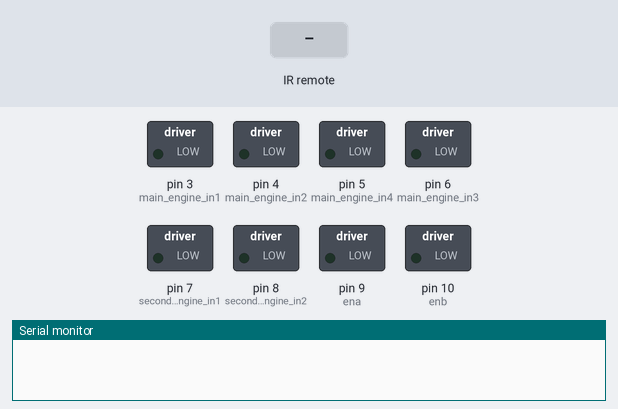
Simulated run of this sketch. Board: Arduino Uno, built with avr-gcc and run on an emulated ATmega328P. Shown: switched loads named in the sketch (green lamp = pin HIGH), the last lines printed to the serial monitor. The inputs (shaded band) are chosen by the test bench.

Above: at 1.2 s.
1.3 s: infrared code 0xB946FF00 received
At 2.2 s:
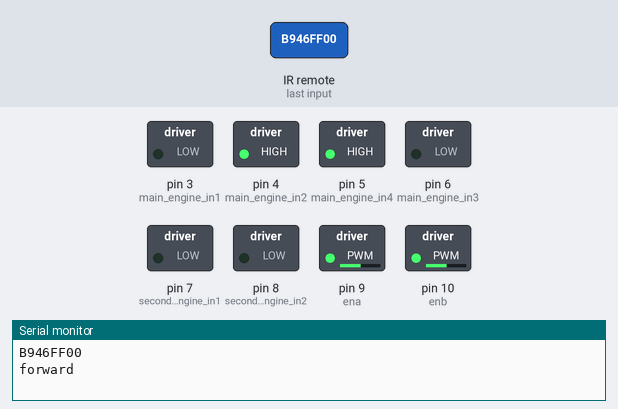
2.8 s: infrared code 0xEA15FF00 received
At 3.3 s:
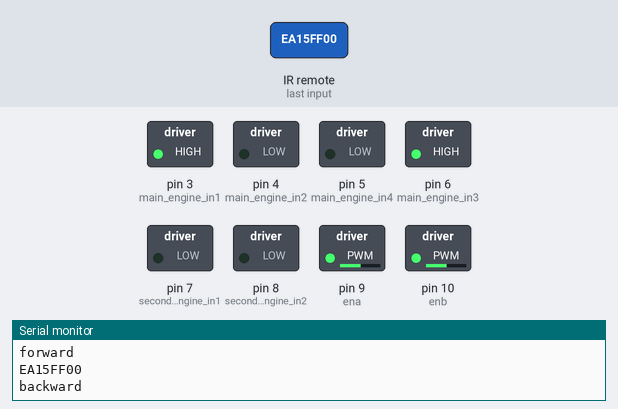
4.3 s: infrared code 0xBB44FF00 received
At 5.5 s:
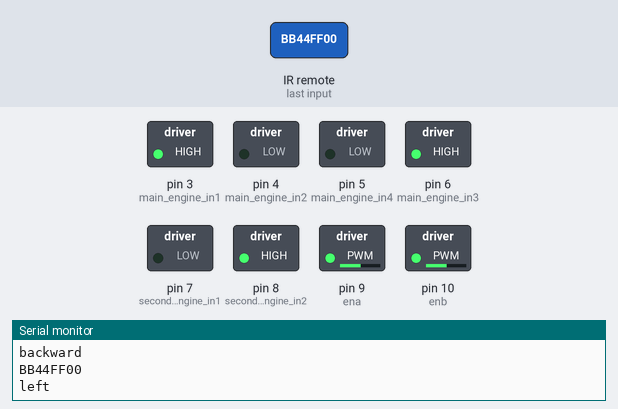
5.8 s: infrared code 0xBC43FF00 received
At 6.8 s:
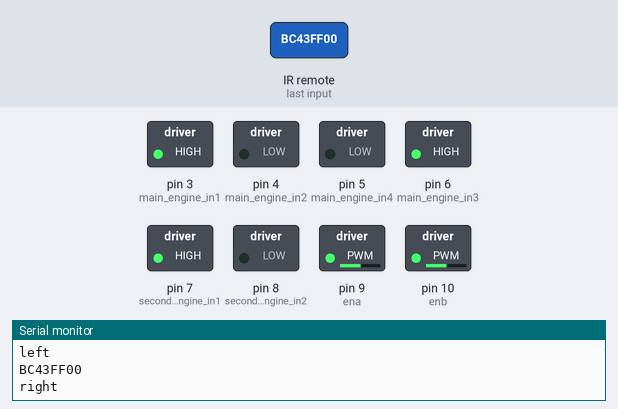
7.3 s: infrared code 0xB946FF00 received
At 7.9 s:
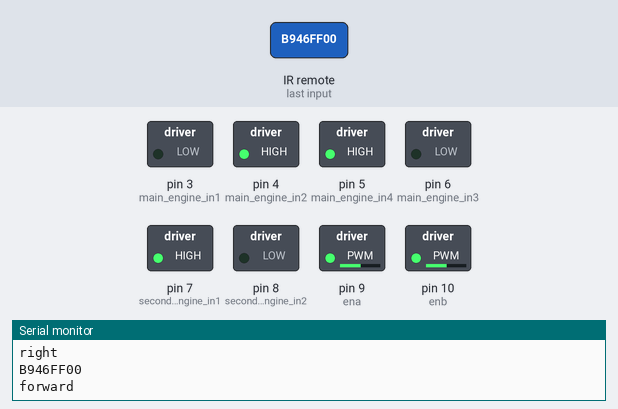
8.8 s: infrared code 0xBB44FF00 received
At 10.2 s:
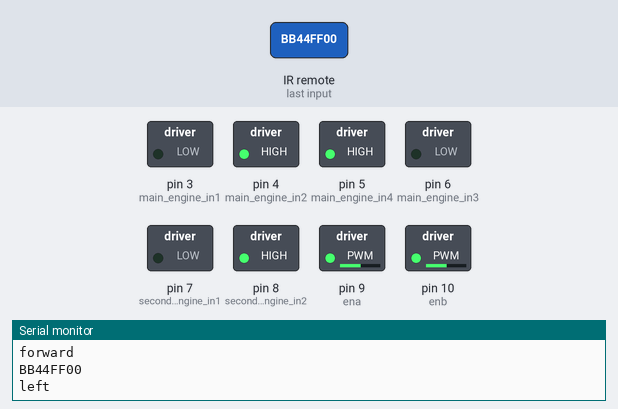
Timing chart, 0 to 11.3 s (numbered marks = the images above; inputs shaded):
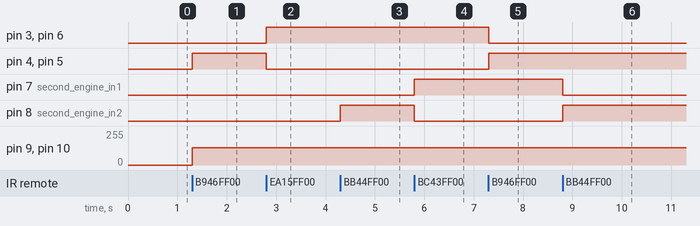

Measured:
- after the input at 1.3 s, pin 4 (main_engine_in2), pin 5 (main_engine_in4): LOW → HIGH at once; pin 9 (ena), pin 10 (enb): 0/255 → 130/255 at once
- after the input at 2.8 s, pin 3 (main_engine_in1), pin 6 (main_engine_in3): LOW → HIGH at once; pin 4 (main_engine_in2), pin 5 (main_engine_in4): HIGH → LOW at once
- after the input at 4.3 s, pin 8 (second_engine_in2): LOW → HIGH at once
- after the input at 5.8 s, pin 7 (second_engine_in1): LOW → HIGH at once; pin 8 (second_engine_in2): HIGH → LOW at once
- after the input at 7.3 s, pin 3 (main_engine_in1), pin 6 (main_engine_in3): HIGH → LOW at once; pin 4 (main_engine_in2), pin 5 (main_engine_in4): LOW → HIGH at once
- after the input at 8.8 s, pin 7 (second_engine_in1): HIGH → LOW at once; pin 8 (second_engine_in2): LOW → HIGH at once

The sketch:

second_robot_main.ino
```cpp
#include <IRremote.hpp>         // Подключаем библиотеку
#define IR_RECEIVE_PIN 2
#define main_engine_in1 3
#define main_engine_in2 4
#define main_engine_in3 6
#define main_engine_in4 5
#define second_engine_in1 7
#define second_engine_in2 8
#define ena 9
#define enb 10

uint32_t data_from_ir_module = 0;

void setup()
{
  Serial.begin(9600);
  IrReceiver.begin(IR_RECEIVE_PIN); // Инициализация приемника
  pinMode(main_engine_in1, 1);
  pinMode(main_engine_in2, 1);
  pinMode(main_engine_in3, 1);
  pinMode(main_engine_in4, 1);
  pinMode(second_engine_in1, 1);
  pinMode(second_engine_in2, 1);
}

void loop() {
  if (IrReceiver.decode()) {
      data_from_ir_module = IrReceiver.decodedIRData.decodedRawData;
      Serial.println(data_from_ir_module, HEX);
      if (data_from_ir_module == 0xB946FF00){
        Serial.println("forward");
        analogWrite(ena, 130);
        analogWrite(enb, 130);
        digitalWrite(main_engine_in1, 0);
        digitalWrite(main_engine_in2, 1);
        digitalWrite(main_engine_in3, 0);
        digitalWrite(main_engine_in4, 1);
      }
      else if(data_from_ir_module == 0xEA15FF00){
        Serial.println("backward");
        analogWrite(ena, 130);
        analogWrite(enb, 130);
        digitalWrite(main_engine_in1, 1);
        digitalWrite(main_engine_in2, 0);
        digitalWrite(main_engine_in3, 1);
        digitalWrite(main_engine_in4, 0);
        }
      else if(data_from_ir_module == 0xBB44FF00){
        Serial.println("left");
        analogWrite(second_engine_in1, 0);
        analogWrite(second_engine_in2, 130);
        }
      else if(data_from_ir_module == 0xBC43FF00){
        Serial.println("right");
        analogWrite(second_engine_in1, 130);
        analogWrite(second_engine_in2, 0);
        }
      else if(data_from_ir_module == 0xBF40FF00)
      {
        Serial.println("STOP");
        analogWrite(ena, 0);
        analogWrite(enb, 0);
        digitalWrite(main_engine_in1, 0);
        digitalWrite(main_engine_in2, 0);
        digitalWrite(main_engine_in3, 0);
        digitalWrite(main_engine_in4, 0);
        analogWrite(second_engine_in1, 0);
        analogWrite(second_engine_in2, 0);
       }
      IrReceiver.resume();
  }
}
```
